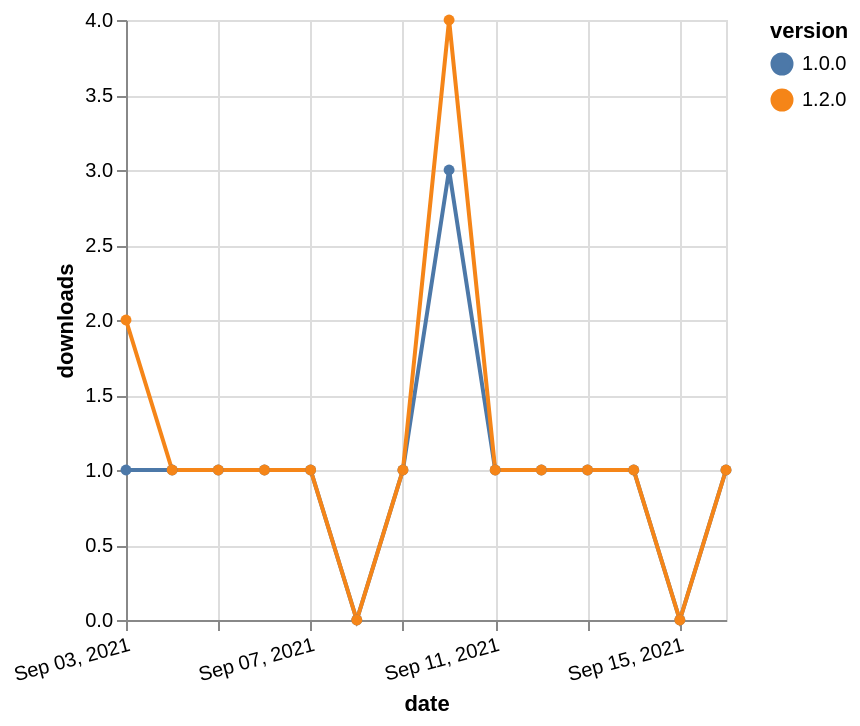

Describe this chart as a Vega-Lite specification.
### Vega-Lite specification from a JSON file in a GitHub repository (floating-point values rounded to 4 significant figures)
{"$schema": "https://vega.github.io/schema/vega-lite/v5.json", "description": "A simple bar chart with embedded data.", "data": {"values": [{"date": "2021-09-03", "total": 191, "delta": 1, "version": "1.0.0"}, {"date": "2021-09-04", "total": 192, "delta": 1, "version": "1.0.0"}, {"date": "2021-09-05", "total": 193, "delta": 1, "version": "1.0.0"}, {"date": "2021-09-06", "total": 194, "delta": 1, "version": "1.0.0"}, {"date": "2021-09-07", "total": 195, "delta": 1, "version": "1.0.0"}, {"date": "2021-09-08", "total": 195, "delta": 0, "version": "1.0.0"}, {"date": "2021-09-09", "total": 196, "delta": 1, "version": "1.0.0"}, {"date": "2021-09-10", "total": 199, "delta": 3, "version": "1.0.0"}, {"date": "2021-09-11", "total": 200, "delta": 1, "version": "1.0.0"}, {"date": "2021-09-12", "total": 201, "delta": 1, "version": "1.0.0"}, {"date": "2021-09-13", "total": 202, "delta": 1, "version": "1.0.0"}, {"date": "2021-09-14", "total": 203, "delta": 1, "version": "1.0.0"}, {"date": "2021-09-15", "total": 203, "delta": 0, "version": "1.0.0"}, {"date": "2021-09-16", "total": 204, "delta": 1, "version": "1.0.0"}, {"date": "2021-09-03", "total": 124, "delta": 2, "version": "1.2.0"}, {"date": "2021-09-04", "total": 125, "delta": 1, "version": "1.2.0"}, {"date": "2021-09-05", "total": 126, "delta": 1, "version": "1.2.0"}, {"date": "2021-09-06", "total": 127, "delta": 1, "version": "1.2.0"}, {"date": "2021-09-07", "total": 128, "delta": 1, "version": "1.2.0"}, {"date": "2021-09-08", "total": 128, "delta": 0, "version": "1.2.0"}, {"date": "2021-09-09", "total": 129, "delta": 1, "version": "1.2.0"}, {"date": "2021-09-10", "total": 133, "delta": 4, "version": "1.2.0"}, {"date": "2021-09-11", "total": 134, "delta": 1, "version": "1.2.0"}, {"date": "2021-09-12", "total": 135, "delta": 1, "version": "1.2.0"}, {"date": "2021-09-13", "total": 136, "delta": 1, "version": "1.2.0"}, {"date": "2021-09-14", "total": 137, "delta": 1, "version": "1.2.0"}, {"date": "2021-09-15", "total": 137, "delta": 0, "version": "1.2.0"}, {"date": "2021-09-16", "total": 138, "delta": 1, "version": "1.2.0"}]}, "width": "container", "mark": {"type": "line", "point": {"filled": true}}, "encoding": {"x": {"field": "date", "type": "temporal", "timeUnit": "yearmonthdate", "title": "date", "axis": {"labelAngle": -15}}, "y": {"field": "delta", "type": "quantitative", "title": "downloads"}, "color": {"field": "version", "type": "nominal"}, "tooltip": {"field": "delta"}}}
